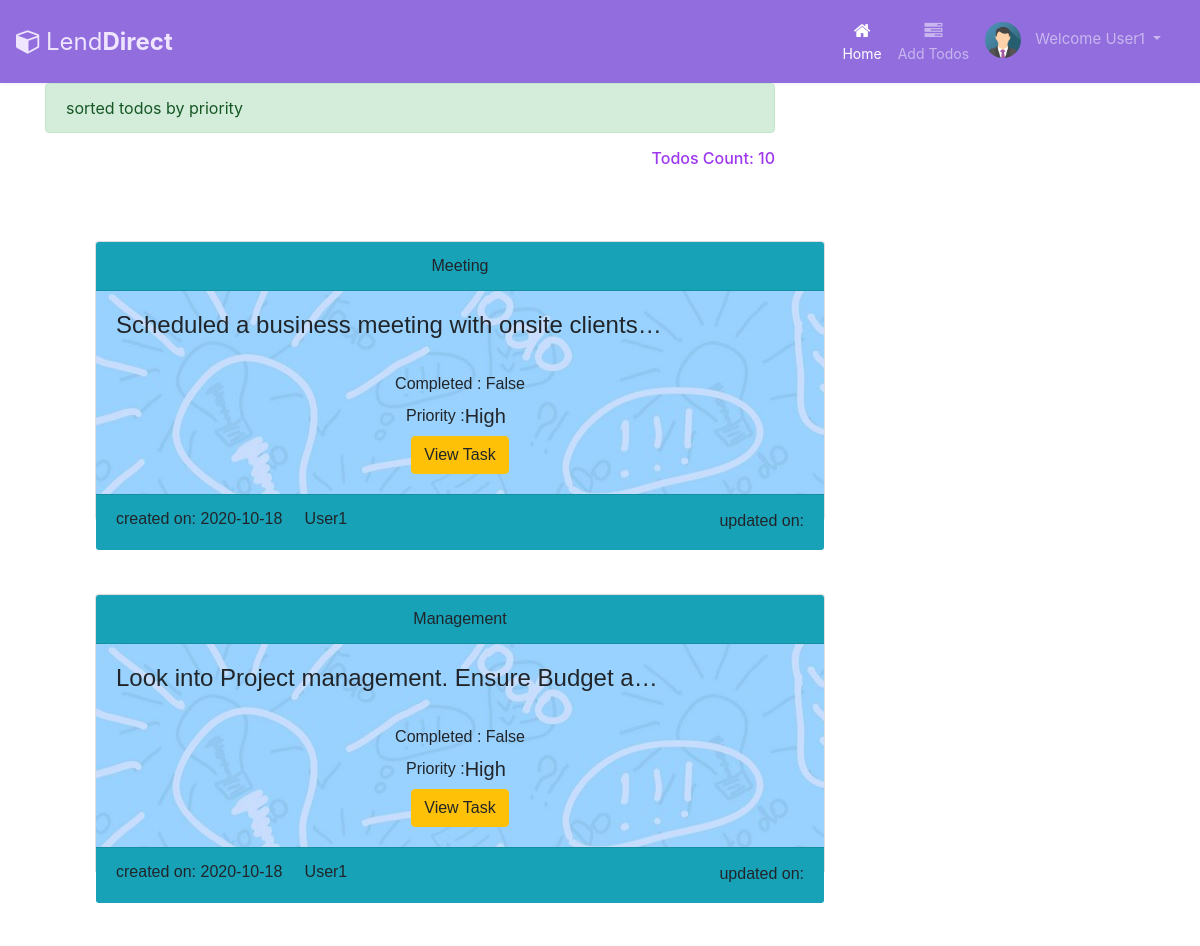
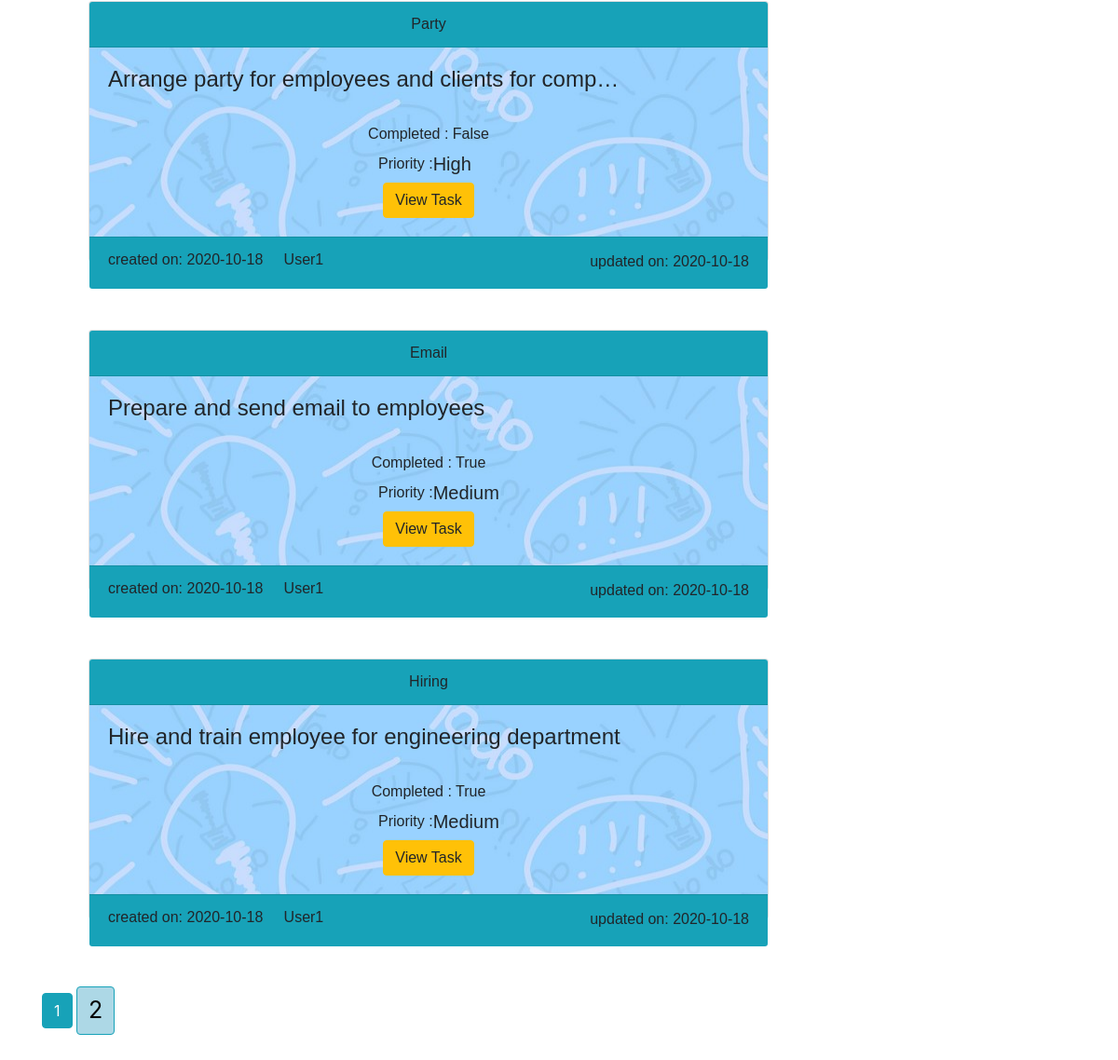
The page /sort (signed in) on the database its author committed (2 pictures, top to bottom).
### flask_lenddirect/models.py (models this page shows, shortened)
class User(database.Model,UserMixin):
    id = database.Column(database.Integer, primary_key=True)
    userName = database.Column(database.String(20), unique=True, nullable=False)
    emailId = database.Column(database.String(120), unique=True, nullable=False)
    password = database.Column(database.String(60), nullable=False)
    todos = database.relationship('Todos', backref='owner', lazy=True)

class Todos(database.Model):
    id = database.Column(database.Integer, primary_key=True)
    name = database.Column(database.String(100), nullable=False)
    date_created = database.Column(database.DateTime, nullable=False, default=datetime.utcnow)
    description = database.Column(database.Text, nullable=False)
    completed=database.Column(database.Boolean, nullable=False,default=False )
    priority = database.Column(database.String(100),nullable=False)
    user_id = database.Column(database.Integer, database.ForeignKey('user.id'), nullable=False)
    updated_on = database.Column(database.DateTime, onupdate=datetime.utcnow)

### flask_lenddirect/routelinks.py (the view)
@app.route('/sort')
def sort():
	flash('sorted todos by priority', 'success')
	page = request.args.get('page', 1, type=int)
	todos= Todos.query.filter_by(owner=current_user).order_by(Todos.priority.asc()).paginate(page=page,per_page=5)
	return render_template('task_sorted.html', title='Home',todos=todos)

### flask_lenddirect/models.py (called while the page is built)
@login_manager.user_loader
def load_user(user_id):
    return User.query.get(int(user_id))

### flask_lenddirect/templates/task_sorted.html
{% extends "basic.html" %}
{% block content %}
	 <h6 style="text-align: right;color: rgb(158, 55, 237);">Todos Count: {{ todos.total }}</h6>
 	{% for todo in todos.items %}
         <div class="card text-center" style="margin-top: 10%; width:100%;height: 280px;margin-left:50px">
  			<div class="card-header bg-info">
    			{{todo.name}}
  			</div>
 		 	<div class="card-body" style="background-image: url('static/bg_todos.jpg') ">
	    		 <h4 class="card-text" style="text-align: left;width: 80%;white-space: nowrap;overflow: hidden;text-overflow:ellipsis;" >{{ todo.description }}</h4>
				  <br/>
				  	<div>
					  	<label> Completed : </label>
					    {{todo.completed}}
					</div>
					<div class="row" style="margin-left: 290px">
					  	<label> Priority : </label>
					    	   {% if todo.priority == '1' %}
	       						 <h5>High</h5>
	       					   {% elif todo.priority == '2' %}
	       					   	  <h5>Medium</h5>
	       					   {% elif todo.priority == '3' %}
	       					   	  <h5>Low</h5>
	    					   {% endif %}
				    </div>
				   <a href="{{ url_for('getTodo', todo_id=todo.id) }}"  class="btn btn-warning" style="bottom: 1000px">View Task</a>
  			</div>
	  		<div class="card-footer  bg-info" style="text-align: left">
	    		created on: {{ todo.date_created.strftime('%Y-%m-%d') }}  &nbsp;&nbsp;&nbsp;&nbsp;{{ todo.owner.userName }}
	    		{% if todo.updated_on %}
	    		<h6 style="text-align: right;margin-top: -20px">updated on: {{ todo.updated_on.strftime('%Y-%m-%d') }} </h6>
	    		{% else %}
	    		<h6 style="text-align: right;margin-top: -20px">updated on:
	    		{% endif %}
	  		</div>
		</div>
	{% endfor %}
<br/>
<br/>
	{% for page_num in todos.iter_pages(left_edge=1, right_edge=1, left_current=1, right_current=2) %}
      {% if page_num %}
        {% if todos.page == page_num %}
          <button class="btn btn-info mt-4" onclick="window.location.href ='{{ url_for('sort', page=page_num) }}' ">{{ page_num }}</button>
        {% else %}
          <button class="btn btn-outline-info mt-4" style="background-color: lightblue;  color: black;
font-size: 25px;  margin: auto; " onclick="window.location.href ='{{ url_for('sort', page=page_num) }}' ">{{ page_num }}</button>
        {% endif %}
        {% else %}
        ...
      {% endif %}
    {% endfor %}
<br/>
<br/>
<br/>
<br/>
{% endblock content %}

### flask_lenddirect/templates/basic.html (shortened to what this page needs)
<!DOCTYPE html>
<html>
<head>
    <link rel="stylesheet" href="https://maxcdn.bootstrapcdn.com/bootstrap/4.0.0/css/bootstrap.min.css">
    <link rel="stylesheet" type="text/css" href="/static/style.css">
    <link rel="stylesheet" href="https://maxcdn.bootstrapcdn.com/font-awesome/4.7.0/css/font-awesome.min.css">
</head>
<body>
<nav class="navbar navbar-expand-xl navbar-dark">
	<a class="navbar-brand" style="color:aliceblue"><i class="fa fa-cube"></i>Lend<b>Direct</b></a>
	<div id="navbarCollapse" class="collapse navbar-collapse justify-content-start">
		<div class="navbar-nav ml-auto">
			<a href="{{ url_for('home') }}" class="nav-item nav-link active"><i class="fa fa-home"></i><span>Home</span></a>
			<a href="{{ url_for('addTodo') }}" class="nav-item nav-link"><i class="fa fa-tasks"></i><span>Add Todos</span></a>
			{% if current_user.is_authenticated %}
			<div class="nav-item dropdown">
				<a href="#" data-toggle="dropdown" class="nav-item nav-link dropdown-toggle user-action"><img src="/static/profile.png" class="avatar" alt="Avatar"> Welcome {{current_user.userName}} <b class="caret"></b></a>
			</div>
			{% else %}
			<a href="{{ url_for('login') }}" class="nav-item nav-link"><i class="fa fa-sign-in"></i><span>Login</span></a>
			<a href="{{ url_for('register') }}" class="nav-item nav-link"><i class="fa fa-user"></i><span>Register</span></a>
			{% endif %}
		</div>
	</div>
</nav>
    <main role="main" class="container">
      <div class="row">
        <div class="col-md-8">
        	{% with alertMessages = get_flashed_messages(with_categories=true) %}
        	{% if alertMessages %}
        		{% for category, alertMessage in alertMessages %}
        			<div class='alert alert-{{category}}'>
        				{{alertMessage}}
        			</div>
        		{% endfor %}
        	{% endif %}
        	{% endwith %}
			{% block content %}{% endblock %}
		</div>
	  </div>
	</main>
</body>
</html>

### flask_lenddirect/static/style.css (style rules this page uses)
.navbar { color: #fff; background: #926dde !important; padding: 5px 16px; border-radius: 0; border: none; box-shadow: 0 0 4px rgba(0,0,0,.1); }
.navbar img { border-radius: 50%; width: 36px; height: 36px; margin-right: 10px; }
.navbar .navbar-brand { color: #efe5ff !important; padding-left: 0; padding-right: 50px; font-size: 24px; }
.navbar .navbar-brand i { font-size: 25px; margin-right: 5px; }
.navbar .nav-item i { font-size: 18px; }
.navbar .nav-item span { position: relative; top: 3px; }
.navbar .navbar-nav > a { color: #efe5ff; padding: 8px 15px; font-size: 14px; }
.navbar .navbar-nav > a > i { display: block; text-align: center; }
.navbar > a, .navbar > a:hover, .navbar > a:focus { color: #fff; background: none !important; }
.navbar .navbar-nav { padding: 9px 15px; font-size: 15px; }
.card { background-size: cover; background-repeat: no-repeat; height: 100%; font-family: 'Numans', sans-serif; width:20px; }
.container { height: 100%; align-content: center; }
.card { height: 500px; margin-top: auto; margin-bottom: auto; width: 400px; }

### rows shown on the page
User: userName "User1"
Todos: name "Meeting", description "Scheduled a business meeting with onsite clients…", completed "False", priority "High", date_created "2020-10-18", owner.userName "User1", shows "updated on:"
Todos: name "Management", description "Look into Project management. Ensure Budget a…", completed "False", priority "High", date_created "2020-10-18", owner.userName "User1", shows "updated on:"
Todos: name "Party", description "Arrange party for employees and clients for comp…", completed "False", priority "High", date_created "2020-10-18", owner.userName "User1", updated_on "2020-10-18"
Todos: name "Email", description "Prepare and send email to employees", completed "True", priority "Medium", date_created "2020-10-18", owner.userName "User1", updated_on "2020-10-18"
Todos: name "Hiring", description "Hire and train employee for engineering department", completed "True", priority "Medium", date_created "2020-10-18", owner.userName "User1", updated_on "2020-10-18"

### other values the page prints
{{ alertMessage }} "sorted todos by priority"
{{ todos.total }} "10"
{{ page_num }} "1"
{{ page_num }} "2"
